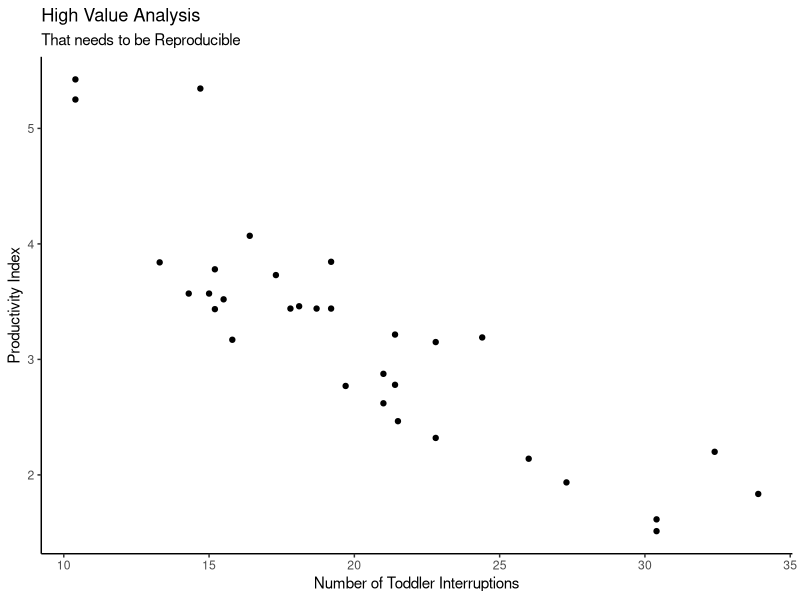

Generate this figure with R:
# The old way

# install.packages("dplyr")
# install.packages("ggplot2")
# install.packages("readr")
# install.packages("stringr")
# install.packages("tidyr")

# etc....

# -- or --
# install.packages("tidyverse")


# and then you would comment that out or erase it
# not really paying mind to where these get installed
# or their dependancies

# and then you would load the libraries
library(dplyr)
library(ggplot2)
library(readr)
library(stringr)
library(tidyr)

mtcars |>
  ggplot(aes(x = mpg, y = wt)) +
  geom_point() +
  theme_classic() +
  labs(title = "High Value Analysis",
       subtitle = "That needs to be Reproducible",
       x = "Number of Toddler Interruptions",
       y = "Productivity Index")




# then you go to share with yourself on another machine
# of with a colleague at work and they run your script
# and the output is slightly different or it
# fails because they don't have the same version of
# the packages installed, or maybe they have dependancy
# conflicts on their system with your script dependancy

# THE DREADED "it works on my machine" STRIKES AGAIN!


# So what do we do?

# adopt a dependancy mindset
# How can I do that, and still be lazy?
